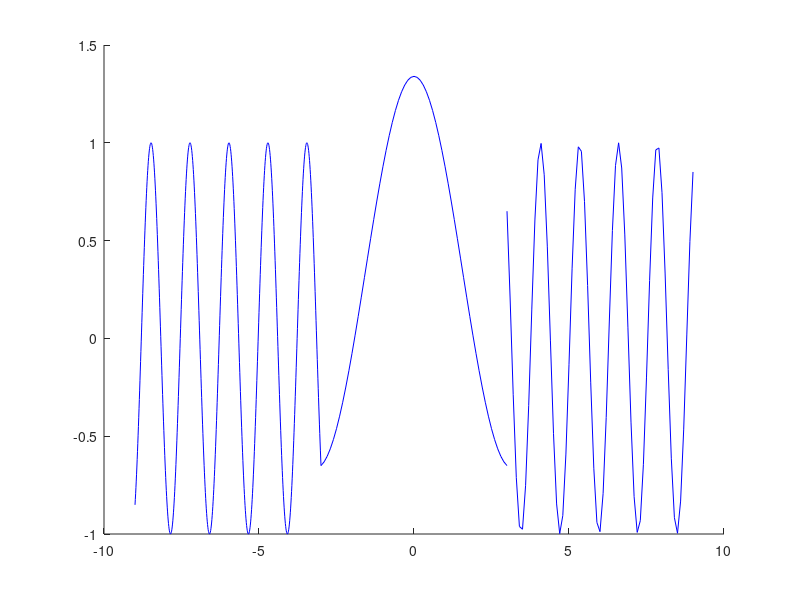
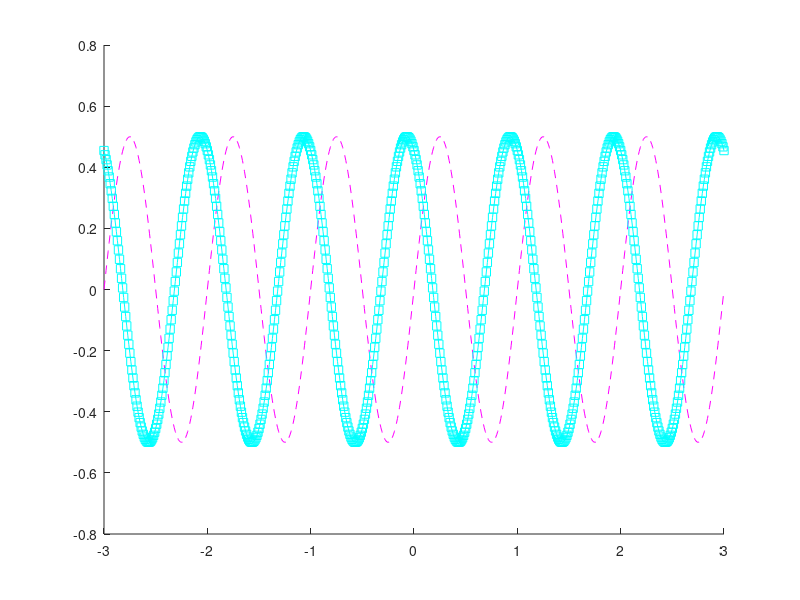

Here is the MATLAB script that generated these plots, in order:
clc
close all
x1 = -9:0.01:-3;
y1 = sin(5*x1);
x2 = -3:0.1:3;
y2 = cos(x2) - cos(3) - sin(15);
x3 = 3:0.1:9;
y3 = sin(5*x3);

hold on
plot (x1,y1,'-b');
plot(x2,y2, '-b');
plot(x3,y3,'-b');
hold off


x4 = -3:0.01:3;
y4 = (sin(pi.*x4)).*cos(pi.*x4);
x5  = -3:0.01:3;
y5 =sin(pi.*x5+1).*cos(pi.*x5+1);
figure 
hold on
plot(x4,y4,'--',"Color",'m');
plot(x5,y5,'cs-',"Color",'c');


